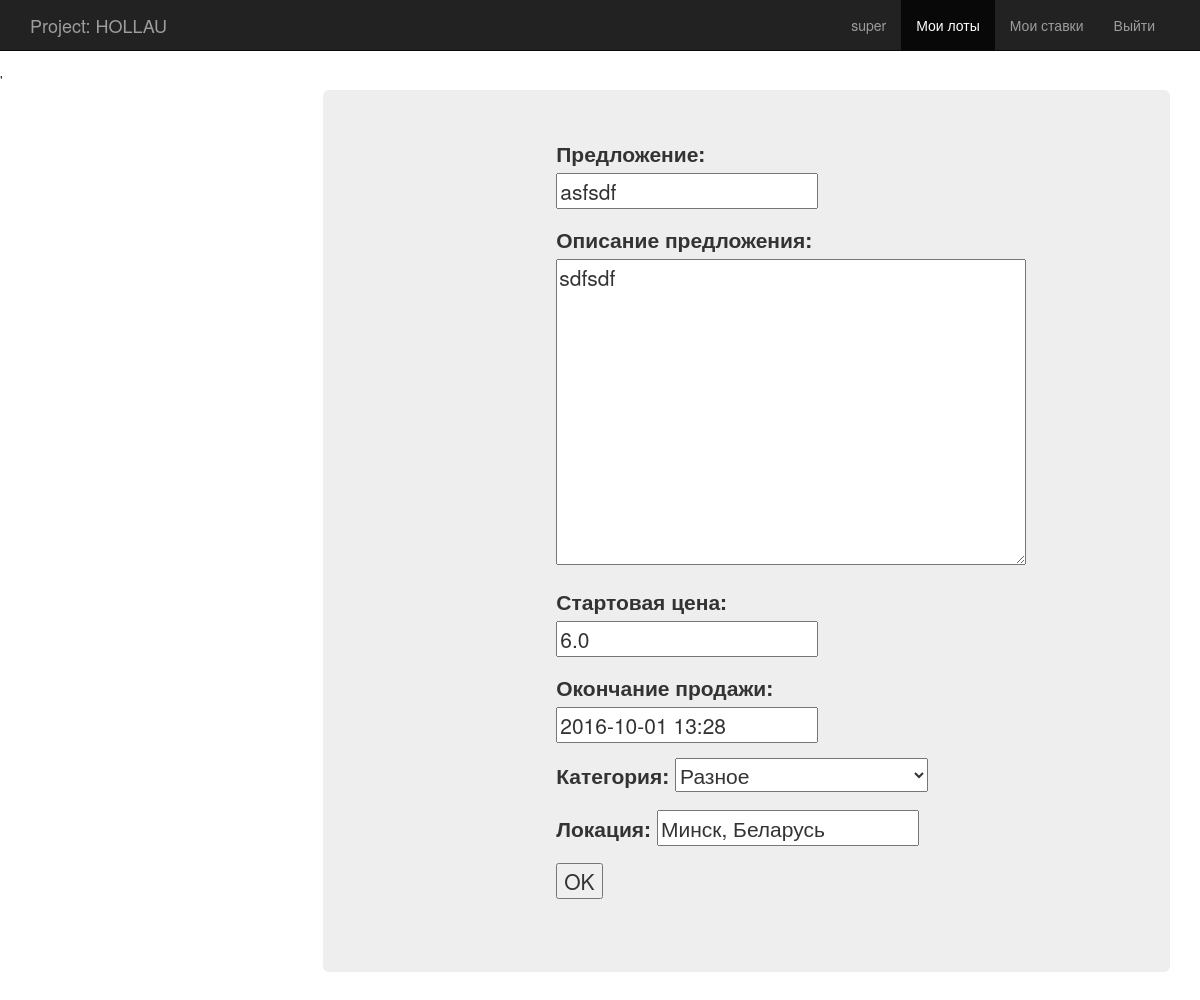
Screenshot of /lot_edit/17/ (signed in) with the database file from the repository.
### hollau/models.py (models this page shows, shortened)
class Lot(models.Model):
    name = models.CharField(u"предложение", max_length=100)
    description = models.TextField(u"описание предложения")
    start_price = models.FloatField(u"стартовая цена")
    current_price = models.FloatField(u"текущая цена", blank=True, null=True)
    sold = models.BooleanField(u"продано", default=False)
    author = models.ForeignKey(User, verbose_name=u"Аукционатор", related_name='lots', default="1")
    start_date = models.DateTimeField(u'начало продажи', auto_now_add=True)
    end_date = models.DateTimeField(u'окончание продажи')
    lastest_propose = models.DateTimeField(u'последнее предложение', blank=True, null=True)
    category = models.ForeignKey(Category, verbose_name=u'категория', default=1)
    location = models.CharField(u'локация', max_length=100, default='')
    class Admin:
        list_display = ("name", "price", "propose", "lastest_propose", "bought")
        ordering = ("-lastest_propose", "end_date",)
    def propose(self):
        lastest = self.propose_set.order_by('-date')
        if lastest:
            return lastest[0]
        else:
            return None
    def bought(self):
        return self.propose() and ((self.end_date < datetime.datetime.now()) or self.sold)

class Category(models.Model):
    name = models.CharField(u'категория', max_length=30)
    def __unicode__(self):
        return self.name

### hollau/views.py (the view, shortened to what this page needs)
# urls.py: url(r'^lot_edit/(?P<pk>[0-9]+)/$', views.lot_edit, name='lot_edit'),
def lot_edit(request, pk):
    try:
        lot = models.Lot.objects.get(pk=pk)
    except ObjectDoesNotExist:
        return HttpResponse('No such lot')
    if request.user == lot.author:
        if request.method == 'GET':
            return render(request, 'editLot.html', {'form': forms.Lot(instance=lot), 'pk': pk
                                                    })
    else:
        return HttpResponse("You can't edit this lot")

### hollau/forms.py
class Lot(forms.ModelForm):
    class Meta:
        model = Lot
        fields = ['name', 'description', 'start_price', 'end_date', 'category', 'location']

### hollau/templates/editLot.html (shortened to what this page needs)
{% extends 'base.html' %}
{% block javascript %}
	<link rel="stylesheet" type="text/css" href="/static/jquery.countdown.css">
	<link rel="stylesheet" type="text/css" href="/static/datetimepicker/jquery.datetimepicker.css"/>
{% endblock %}
{% block content %}
<form method="post" action="{% url 'lot_edit' pk%}">
    {{ form.as_p }}
<p><input type="submit" value="OK"></p>
</form>
{% endblock %}

### hollau/templates/base.html (shortened to what this page needs)
{% load staticfiles %}
<!DOCTYPE html>
<html>
  <head>
    <link href={% static "bootstrap/css/bootstrap.min.css" %} rel="stylesheet">
    <link href={% static 'offcanvas.css' %} rel="stylesheet">'
    <link rel="stylesheet" type="text/css" href="{% static 'style.css' %}">
  </head>
  <body>
    <nav class="navbar navbar-fixed-top navbar-inverse">
      <div class="container">
        <div class="navbar-header">
          <a class="navbar-brand" href="{% url 'index' %}">Project: HOLLAU</a>
        </div>
        <div id="navbar" class="collapse navbar-collapse navbar-right">
          <ul class="nav navbar-nav">
              {%if user.is_authenticated%}
            <li><a href="#">{{user.first_name}}</a></li>
              {% else %}
              <li><a href="{%url 'login' %}">Друг</a></li>
              {% endif %}
            <li id="lots" class="active"><a href="#">Мои лоты</a></li>
            <li id="bets"><a href="#about">Мои ставки</a></li>
            <li><a href="{% url 'logout' %}">Выйти</a></li>
          </ul>
        </div>
      </div>
    </nav>
    <div class="container">
      <div class="row row-offcanvas row-offcanvas-left">
          <div class="col-xs-6 col-sm-3 sidebar-offcanvas" id="sidebar">
        </div>
        <div class="col-xs-12 col-sm-9">
          <div class="jumbotron">
          <main>
          <div id="container">
			{%block content%}{%endblock%}
		  </div>
          </main>
          </div>
        </div>
      </div>
    {% block javascript %}{% endblock %}
  </body>
</html>

### hollau/static/offcanvas.css (style rules this page uses)
html, body { overflow-x: hidden; }
body { padding-top: 70px; }

### hollau/static/style.css (style rules this page uses)
#container { width: 400px; margin: auto; padding: 0 10px 10px 10px; }

### rows the page displays
Lot: name "asfsdf", description "sdfsdf", start_price "6.0", end_date "2016-10-01 13:28", category "Разное", location "Минск, Беларусь"

### other values shown
{{ user.first_name }} "super"
